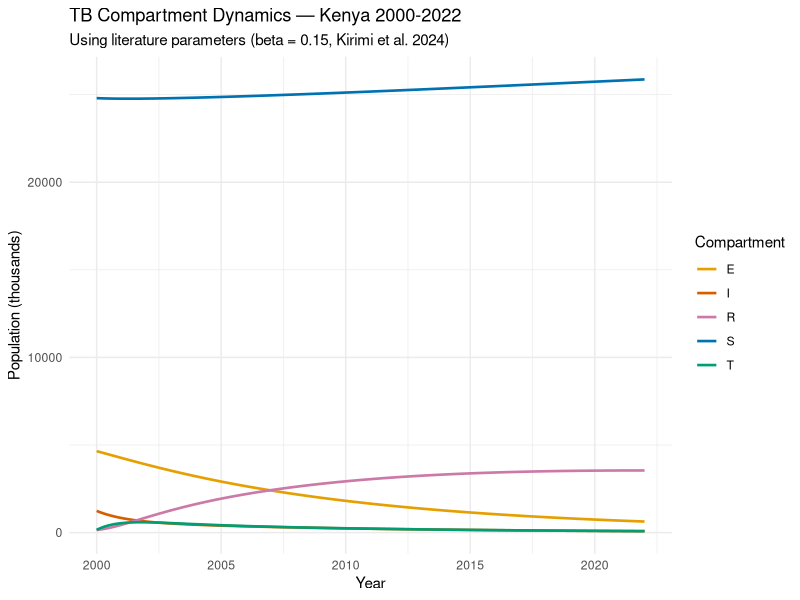
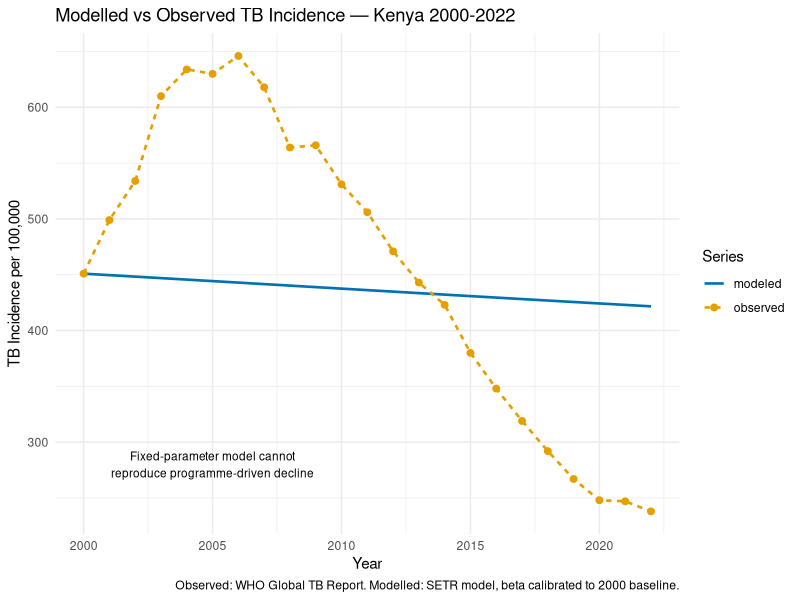
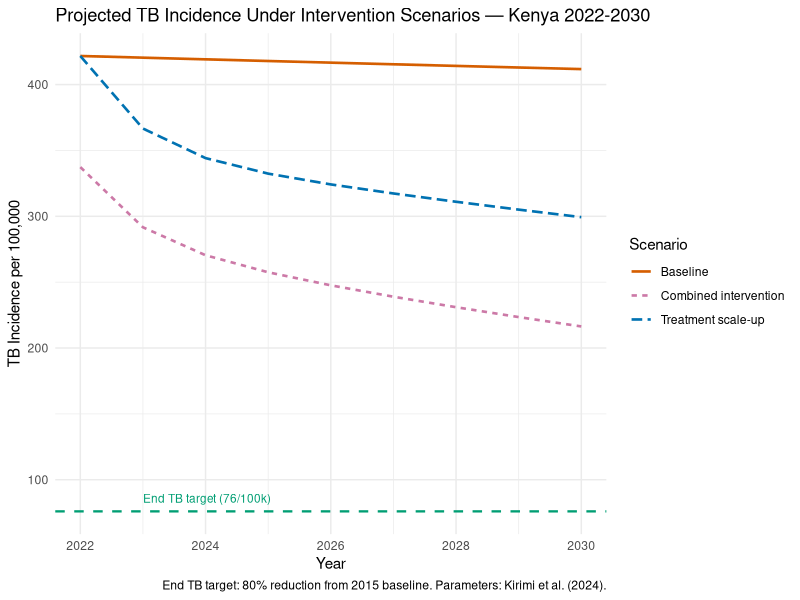
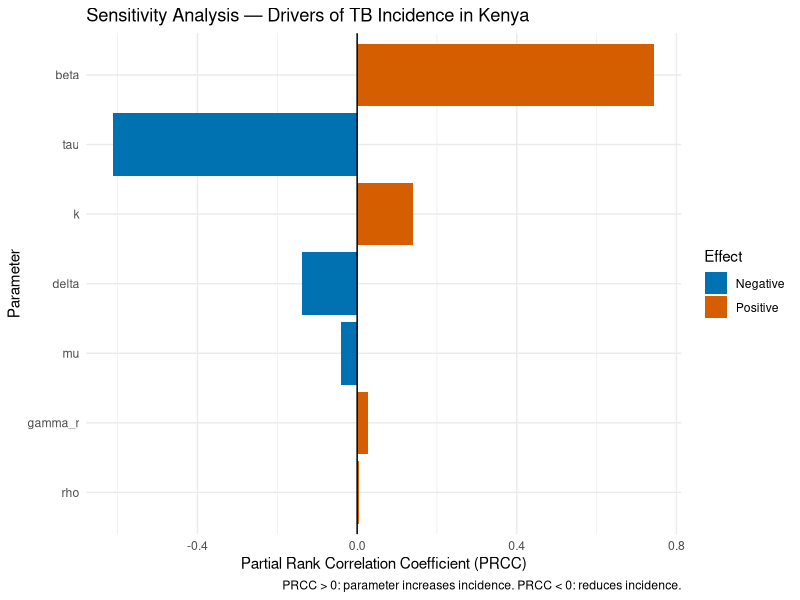

Write R code to recreate these figures, in order.
## ---- chunk 1
#| label: setup
#| message: false
#| warning: false

# Load required packages
library(deSolve)   # ODE numerical solver
library(tidyverse) # data wrangling and visualisation

# ── ODE System ───────────────────────────────────────────────────────────────
# Five compartments: S (susceptible), E (latent), I (infectious),
# T (on treatment), R (recovered)

tb_model <- function(t, state, params) {
  with(as.list(c(state, params)), {
    
    # Total population — denominator for frequency-dependent transmission
    N <- S + E + I + T + R
    
    # Susceptible — gains from births, loses to infection and death
    dS <- mu * N0 - beta * S * I / N - mu * S
    
    # Latent — gains from new infections and relapses, loses to progression and death
    dE <- beta * S * I / N - (k + mu) * E + rho * R
    
    # Infectious — gains from latent progression, loses to treatment, TB death, background death
    dI <- k * E - (tau + delta + mu) * I
    
    # On treatment — gains from treatment initiation, loses to recovery and background death
    dT <- tau * I - (gamma_r + mu) * T
    
    # Recovered — gains from treatment success, loses to relapse and background death
    dR <- gamma_r * T - (rho + mu) * R
    
    list(c(dS, dE, dI, dT, dR))
  })
}

# ── R0 Function ──────────────────────────────────────────────────────────────
# Basic reproduction number derived from next-generation matrix approach
# R0 = (beta * k) / ((k + mu) * (tau + delta + mu))
# Numerator:   rate of new infections * progression to infectious state
# Denominator: rate of leaving latent * rate of leaving infectious state
# R0 > 1 → TB persists; R0 < 1 → TB dies out

compute_R0 <- function(params) {
  with(as.list(params), {
    (beta * k) / ((k + mu) * (tau + delta + mu))
  })
}

# ── Model Runner ─────────────────────────────────────────────────────────────
# Solves ODE system using deSolve and returns data frame of compartment sizes

run_tb_model <- function(params, initial_state, times) {
  out <- ode(y = initial_state, times = times,
             func = tb_model, parms = params)
  as.data.frame(out)
}

# ── Parameters ───────────────────────────────────────────────────────────────
# Source: Kirimi et al. (2024) doi:10.1155/2024/5883142
# Note: beta is a placeholder here — calibrated to WHO data in Results section
# delta corrected from CFR proportion to annual rate (50% CFR / 3yr duration)

params <- c(
  beta    = 1.0,    # transmission rate — placeholder, calibrated separately
  k       = 0.10,   # latent to active progression rate (NTLD Strategic Plan 2019-2023)
  mu      = 0.0147, # background mortality rate (KNBS Statistical Abstract 2023)
  tau     = 0.68,   # treatment initiation rate (NTLD Annual Report 2022)
  delta   = 0.15,   # TB-attributable mortality rate, annual (NTLD Annual Report 2021)
  gamma_r = 0.75,   # treatment success rate (NTLD Annual Report 2021)
  rho     = 0.003   # relapse rate (NTLD Latent TB Infection Policy 2020)
)

# Literature beta for baseline illustration only
baseline_params        <- params
baseline_params["beta"] <- 0.15  # Kirimi et al. (2024)

# Kenya population in 2000 (World Bank)
N0 <- 31000000
## ---- chunk 2
#| label: fig-baseline
#| fig-cap: "Baseline TB compartment dynamics using literature parameters (Kirimi et al. 2024)"
#| results: hide

# Initial conditions — approximate Kenya 2000 population distribution
# Based on estimated TB prevalence and treatment coverage at baseline
initial_state <- c(
  S = N0 * 0.80,  # 80% susceptible
  E = N0 * 0.15,  # 15% latently infected (high burden setting)
  I = N0 * 0.04,  # 4% active TB
  T = N0 * 0.005, # 0.5% on treatment
  R = N0 * 0.005  # 0.5% recovered
)

# Run model over 22-year period (2000-2022)
times  <- seq(0, 22, by = 0.1)
result <- run_tb_model(baseline_params, initial_state, times)

# R0 with literature parameters before calibration
# Expected to be below 1 since beta = 0.15 is a literature starting estimate

R0_literature <- compute_R0(baseline_params)

cat("R0 with literature parameters:", round(R0_literature, 3), "\n")

# Plot all five compartments over time
result |>
  pivot_longer(-time, names_to = "Compartment", values_to = "Count") |>
  ggplot(aes(x = time + 2000, y = Count / 1000, color = Compartment)) +
  geom_line(linewidth = 0.9) +
  scale_color_manual(values = c(
    "S" = "#0072B2",   # blue
    "E" = "#E69F00",   # orange
    "I" = "#D55E00",   # vermillion
    "T" = "#009E73",   # green
    "R" = "#CC79A7"    # pink
  )) +
  labs(x = "Year", y = "Population (thousands)",
       title = "TB Compartment Dynamics — Kenya 2000-2022",
       subtitle = "Using literature parameters (beta = 0.15, Kirimi et al. 2024)") +
  theme_minimal()
## ---- chunk 3
#| label: fig-fit
#| fig-cap: "Modelled vs observed TB incidence — Kenya 2000-2022"
#| message: false

# ── Load WHO Kenya Incidence Data ─────────────────────────────────────────────
# Source: WHO Global TB Report, downloaded from who.int/tb/data

kenya_tb <- read_csv("data/kenya_tb_who.csv")

# Filter to study period and select incidence variable
observed <- kenya_tb |>
  select(year, e_inc_100k) |>
  filter(year >= 2000, year <= 2022) |>
  arrange(year)

# Calibration target — 2000 baseline incidence
observed_2000 <- observed |>
  filter(year == 2000) |>
  pull(e_inc_100k)

# ── Calibration Function ──────────────────────────────────────────────────────
# Returns modeled incidence per 100,000 at year 2000 for a given beta value
# Uses 50-year burn-in to reach endemic equilibrium before the study period
# This avoids artificial transient dynamics from arbitrary initial conditions

model_incidence_2000 <- function(beta_val) {
  
  # Apply candidate beta to parameter set
  p         <- params
  p["beta"] <- beta_val
  
  # Burn-in: start from low-prevalence state and run 50 years to equilibrium
  # Equilibrium represents the endemic steady state before 2000
  burn_state <- c(S = N0*0.95, E = N0*0.04, I = N0*0.005,
                  T = N0*0.004, R = N0*0.001)
  burn       <- run_tb_model(p, burn_state, seq(0, 50, by = 1))
  
  # Extract final state after burn-in — this is our 2000 starting population
  eq <- c(S = tail(burn$S,1), E = tail(burn$E,1), I = tail(burn$I,1),
          T = tail(burn$T,1), R = tail(burn$R,1))
  
  # Run one time step from equilibrium to compute year 2000 incidence
  res <- run_tb_model(p, eq, seq(0, 1, by = 1))
  N   <- sum(res[1, c("S","E","I","T","R")])
  
  # Incidence per 100,000 = new infections / total population * 100,000
  (p["beta"] * res$S[1] * res$I[1] / N) / N * 100000
}

# ── Optimisation ──────────────────────────────────────────────────────────────
# Find beta that minimises squared difference between modeled and observed 2000 incidence
# Single-point calibration to baseline year — limitation acknowledged

objective   <- function(b) (model_incidence_2000(b) - observed_2000)^2
fit         <- optimize(objective, interval = c(0.1, 50.0))
beta_fitted <- fit$minimum

# Store calibrated parameters
cal_params         <- params
cal_params["beta"] <- beta_fitted

# Compute R0 with calibrated beta
R0_calibrated <- compute_R0(cal_params)

# Print calibration summary
cat("Fitted beta:    ", round(beta_fitted, 4), "\n")
cat("Calibrated R0:  ", round(R0_calibrated, 4), "\n")
cat("Modeled 2000:   ", round(model_incidence_2000(beta_fitted), 1), "\n")
cat("Observed 2000:  ", observed_2000, "\n")

# ── Fit Plot ──────────────────────────────────────────────────────────────────
# Run model 2000-2022 from equilibrium state using calibrated beta

burn_state <- c(S = N0*0.95, E = N0*0.04, I = N0*0.005,
                T = N0*0.004, R = N0*0.001)
burn_full  <- run_tb_model(cal_params, burn_state, seq(0, 50, by = 1))

# Equilibrium state used as 2000 starting conditions
eq_state <- c(
  S = tail(burn_full$S, 1), E = tail(burn_full$E, 1),
  I = tail(burn_full$I, 1), T = tail(burn_full$T, 1),
  R = tail(burn_full$R, 1)
)

# Run model from 2000 to 2022
fit_result <- run_tb_model(cal_params, eq_state, seq(0, 22, by = 1))
N_fit      <- rowSums(fit_result[, c("S","E","I","T","R")])

# Compute modeled incidence per 100,000 for each year
mod_inc <- (cal_params["beta"] * fit_result$S * fit_result$I / N_fit) /
            N_fit * 100000

# Combine modeled and observed for plotting
fit_df <- tibble(
  year     = 2000:2022,
  modeled  = mod_inc,
  observed = observed$e_inc_100k
)

fit_df |>
  pivot_longer(-year, names_to = "Series", values_to = "Incidence") |>
  ggplot(aes(x = year, y = Incidence, color = Series, linetype = Series)) +
  geom_line(linewidth = 0.9) +
  geom_point(data = function(x) filter(x, Series == "observed"), size = 2) +
  scale_color_manual(values = c(
    "modeled"  = "#0072B2",  # blue — model output
    "observed" = "#E69F00"   # orange — WHO observed data
  )) +
  annotate("text", x = 2005, y = 280,
           label = "Fixed-parameter model cannot\nreproduce programme-driven decline",
           size = 3, color = "#000000") +
  labs(x = "Year", y = "TB Incidence per 100,000",
       title = "Modelled vs Observed TB Incidence — Kenya 2000-2022",
       caption = "Observed: WHO Global TB Report. Modelled: SETR model, beta calibrated to 2000 baseline.") +
  theme_minimal()
## ---- chunk 4
#| label: fig-scenarios
#| fig-cap: "Projected TB incidence under three intervention scenarios — Kenya 2022-2030"

# ── End TB Target ─────────────────────────────────────────────────────────────
# WHO End TB Strategy: 80% reduction in incidence from 2015 baseline by 2030

baseline_2015 <- observed |> filter(year == 2015) |> pull(e_inc_100k)
end_tb_target <- baseline_2015 * 0.20  # 80% reduction

cat("2015 baseline incidence:", baseline_2015, "per 100,000\n")
cat("End TB 2030 target:     ", round(end_tb_target, 1), "per 100,000\n")

# ── 2022 Starting State ───────────────────────────────────────────────────────
# Project from equilibrium through 2022 to get starting conditions for scenarios

burn_2022  <- run_tb_model(cal_params, eq_state, seq(0, 22, by = 1))
state_2022 <- c(
  S = tail(burn_2022$S, 1), E = tail(burn_2022$E, 1),
  I = tail(burn_2022$I, 1), T = tail(burn_2022$T, 1),
  R = tail(burn_2022$R, 1)
)

scenario_times <- seq(0, 8, by = 1)  # 2022 to 2030

# ── Scenario 1: Status Quo ────────────────────────────────────────────────────
# No change in parameters — endemic trajectory continues

params_s1 <- cal_params
result_s1 <- run_tb_model(params_s1, state_2022, scenario_times)
N_s1      <- rowSums(result_s1[, c("S","E","I","T","R")])
inc_s1    <- (params_s1["beta"] * result_s1$S * result_s1$I / N_s1) / N_s1 * 100000

# ── Scenario 2: Treatment Scale-Up ───────────────────────────────────────────
# tau increased by 30% — reflects faster diagnosis and treatment initiation
# Consistent with Kenya's active case finding investments

params_s2        <- cal_params
params_s2["tau"] <- cal_params["tau"] * 1.30
result_s2        <- run_tb_model(params_s2, state_2022, scenario_times)
N_s2             <- rowSums(result_s2[, c("S","E","I","T","R")])
inc_s2           <- (params_s2["beta"] * result_s2$S * result_s2$I / N_s2) / N_s2 * 100000

# ── Scenario 3: Combined Intervention ────────────────────────────────────────
# tau +30% AND beta reduced by 20% via infection control measures
# (ventilation, mask use, reduced crowding in high-transmission settings)

params_s3         <- cal_params
params_s3["tau"]  <- cal_params["tau"] * 1.30
params_s3["beta"] <- cal_params["beta"] * 0.80
result_s3         <- run_tb_model(params_s3, state_2022, scenario_times)
N_s3              <- rowSums(result_s3[, c("S","E","I","T","R")])
inc_s3            <- (params_s3["beta"] * result_s3$S * result_s3$I / N_s3) / N_s3 * 100000

# Print 2030 projections for each scenario
cat("2030 Baseline:             ", round(tail(inc_s1,1), 1), "per 100,000\n")
cat("2030 Treatment scale-up:   ", round(tail(inc_s2,1), 1), "per 100,000\n")
cat("2030 Combined intervention:", round(tail(inc_s3,1), 1), "per 100,000\n")

# Combine scenarios into single data frame for plotting
scenario_df <- tibble(
  year                    = 2022:2030,
  Baseline                = inc_s1,
  `Treatment scale-up`    = inc_s2,
  `Combined intervention` = inc_s3
)

scenario_df |>
  pivot_longer(-year, names_to = "Scenario", values_to = "Incidence") |>
  ggplot(aes(x = year, y = Incidence, color = Scenario, linetype = Scenario)) +
  geom_line(linewidth = 0.9) +
  geom_hline(yintercept = end_tb_target, linetype = "dashed",
             color = "#009E73", linewidth = 0.8) +
  annotate("text", x = 2023, y = end_tb_target + 10,
           label = paste0("End TB target (", round(end_tb_target, 0), "/100k)"),
           color = "#009E73", size = 3, hjust = 0) +
  scale_color_manual(values = c(
    "Baseline"                = "#D55E00",  # vermillion
    "Treatment scale-up"      = "#0072B2",  # blue
    "Combined intervention"   = "#CC79A7"   # pink
  )) +
  labs(x = "Year", y = "TB Incidence per 100,000",
       title = "Projected TB Incidence Under Intervention Scenarios — Kenya 2022-2030",
       caption = "End TB target: 80% reduction from 2015 baseline. Parameters: Kirimi et al. (2024).") +
  theme_minimal()
## ---- chunk 5
#| label: fig-sensitivity
#| fig-cap: "PRCC sensitivity analysis — drivers of TB incidence in Kenya"
#| cache: true

# ── PRCC Sensitivity Analysis ─────────────────────────────────────────────────
# Partial Rank Correlation Coefficients quantify the influence of each parameter
# on TB incidence independently of other parameters
# Method: 500 samples, each parameter varied +/-30% around calibrated value
# PRCC > 0: parameter increases incidence; PRCC < 0: reduces incidence

set.seed(42)  # ensures reproducibility
n_samples <- 500

# Sample each parameter uniformly within +/-30% range
param_ranges <- tibble(
  beta    = runif(n_samples, cal_params["beta"]*0.7, cal_params["beta"]*1.3),
  k       = runif(n_samples, cal_params["k"]*0.7,    cal_params["k"]*1.3),
  mu      = runif(n_samples, cal_params["mu"]*0.7,   cal_params["mu"]*1.3),
  tau     = runif(n_samples, cal_params["tau"]*0.7,  cal_params["tau"]*1.3),
  delta   = runif(n_samples, cal_params["delta"]*0.7,   cal_params["delta"]*1.3),
  gamma_r = runif(n_samples, cal_params["gamma_r"]*0.7, cal_params["gamma_r"]*1.3),
  rho     = runif(n_samples, cal_params["rho"]*0.7,     cal_params["rho"]*1.3)
)

# For each sample, run model with burn-in and return 2000 incidence
run_sample <- function(i) {
  p            <- cal_params
  p["beta"]    <- param_ranges$beta[i]
  p["k"]       <- param_ranges$k[i]
  p["mu"]      <- param_ranges$mu[i]
  p["tau"]     <- param_ranges$tau[i]
  p["delta"]   <- param_ranges$delta[i]
  p["gamma_r"] <- param_ranges$gamma_r[i]
  p["rho"]     <- param_ranges$rho[i]
  
  # Burn-in to equilibrium
  burn <- run_tb_model(p, c(S=N0*0.95, E=N0*0.04, I=N0*0.005,
                             T=N0*0.004, R=N0*0.001), seq(0,50,by=1))
  eq   <- c(S=tail(burn$S,1), E=tail(burn$E,1), I=tail(burn$I,1),
            T=tail(burn$T,1), R=tail(burn$R,1))
  res  <- run_tb_model(p, eq, seq(0,1,by=1))
  N    <- sum(res[1, c("S","E","I","T","R")])
  (p["beta"] * res$S[1] * res$I[1] / N) / N * 100000
}

# Run all 500 samples
incidence_samples <- map_dbl(1:n_samples, run_sample)

# Compute PRCC using Spearman rank correlation
prcc_df <- param_ranges |>
  mutate(incidence = incidence_samples) |>
  pivot_longer(-incidence, names_to = "parameter", values_to = "value") |>
  group_by(parameter) |>
  summarise(
    prcc = cor(rank(value), rank(incidence), method = "pearson"),
    .groups = "drop"
  ) |>
  arrange(desc(abs(prcc)))

# Print PRCC table
print(prcc_df)

# Tornado plot — bars ordered by absolute PRCC value
prcc_df |>
  mutate(
    parameter = factor(parameter, levels = parameter[order(abs(prcc))]),
    direction = ifelse(prcc > 0, "Positive", "Negative")
  ) |>
  ggplot(aes(x = prcc, y = parameter, fill = direction)) +
  geom_col() +
  geom_vline(xintercept = 0, linewidth = 0.5) +
  scale_fill_manual(values = c(
    "Positive" = "#D55E00",  # vermillion — increases incidence
    "Negative" = "#0072B2"   # blue — reduces incidence
  )) +
  labs(x = "Partial Rank Correlation Coefficient (PRCC)",
       y = "Parameter",
       title = "Sensitivity Analysis — Drivers of TB Incidence in Kenya",
       caption = "PRCC > 0: parameter increases incidence. PRCC < 0: reduces incidence.",
       fill = "Effect") +
  theme_minimal()
